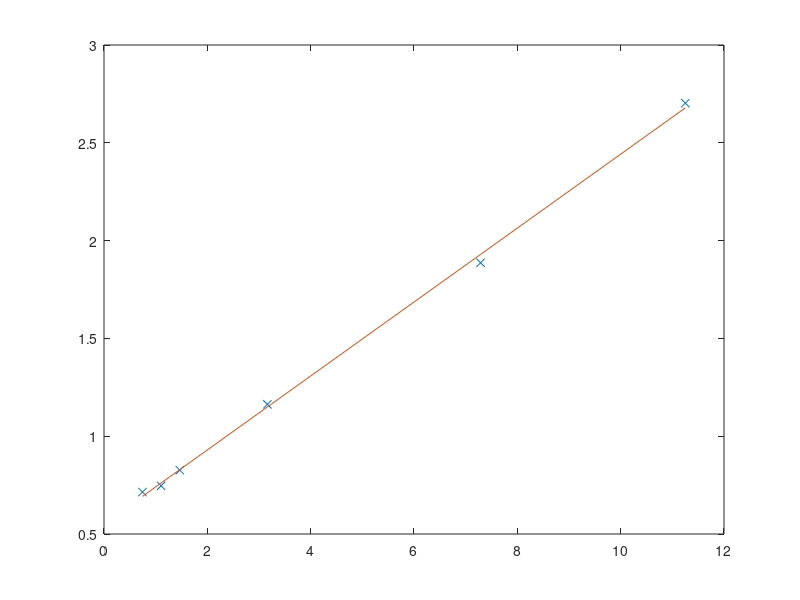

Write the MATLAB code that produced this figure.
%04/08/2015 A linearized version of IX isotherm

raw_y=[1.40 1.34 1.21 0.86 0.53 0.37];  %raw adsorbed ammonium values (meq/g)
raw_sod=[34.19 42.35 48.51 63.41 76.75 84.95]; %aqueous sodium data (meq/L)
raw_amm=[45.93 38.33 33.07 20.05 10.53 7.55]; %aqueous ammonium data (meq/L)

for i=1:6
    ydata(i)=1/raw_y(i); %recipricol of adsorbed ammonium values
end    

for i=1:6
    xdata(i)=raw_sod(i)/raw_amm(i); %aqeuous sod/aqeous amm
end    
           
p = polyfit(xdata,ydata,1);  
%ydata=[];   
xlim([0 5]);
ylim([0 3.5]);
plot(xdata,ydata,'x');
hold;
%plot(raw_y)
yfit = polyval(p,xdata);
yresid = ydata - yfit;
SSresid = sum(yresid.^2);
SStotal = (length(ydata)-1) * var(ydata);
rsq = 1 - SSresid/SStotal;

for i=1:6
    fit(i)=p(1)*xdata(i)+p(2);
end
plot(xdata,fit);

Q=1/p(2);   %exchange capacity
K=1/(p(1)*Q); %affinity coefficient